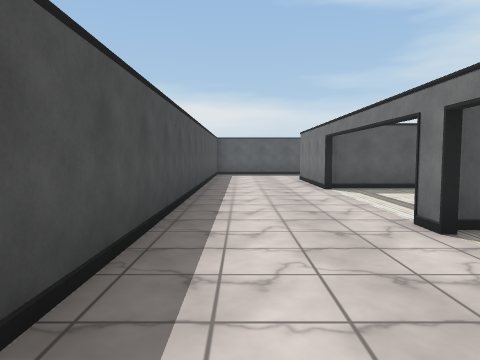
[1] (above)

19 first-person views from a walk through a 3-D level made in the Unity game engine. The camera is 1.5 m above the floor, tilts 4° down and sees 70° across. The floor is counted in squares, 2 m on a side. Each view is taken from the middle of a square. On the plan, view 1 faces up. The plan holds only what a view shows up to about 11 squares ahead; the rest is blank. Surface patterns are stand-ins for the level's own textures.

[2]
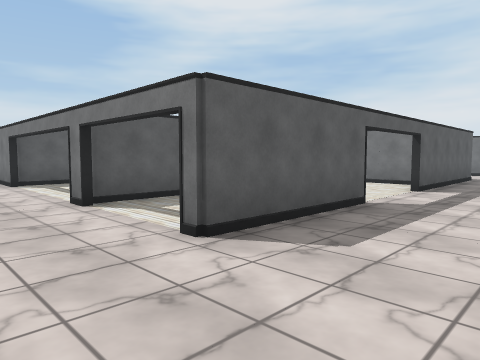

[3]
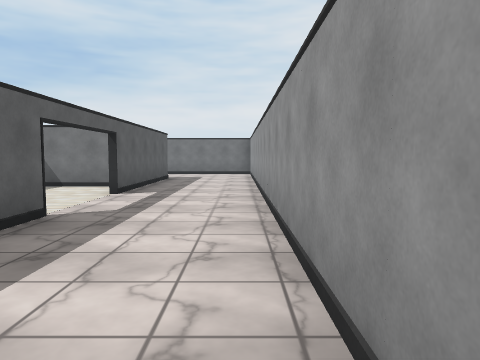

[4]
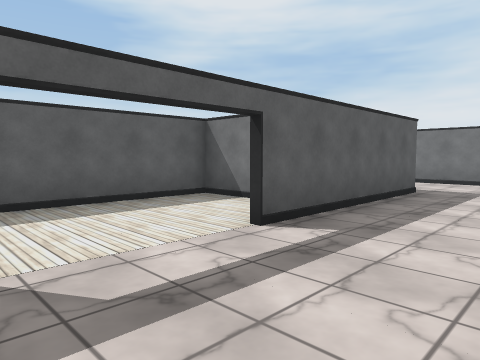

[5]
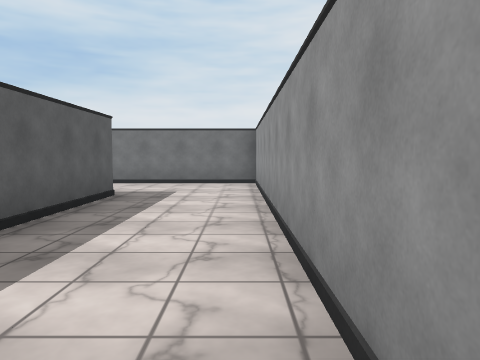

[6]
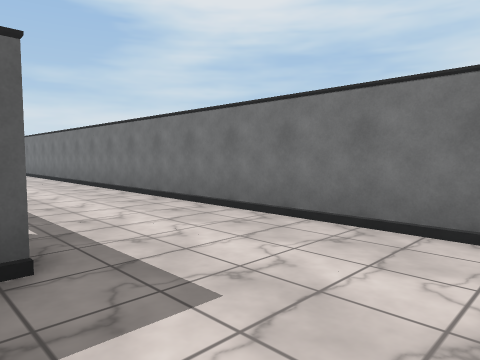

[7]
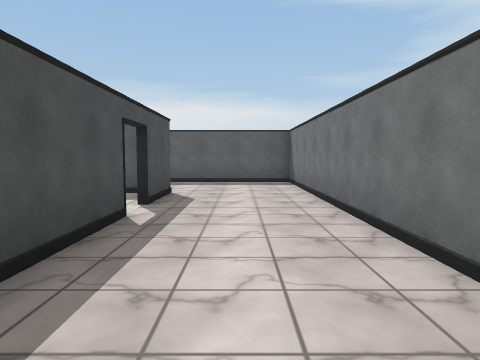

[8]
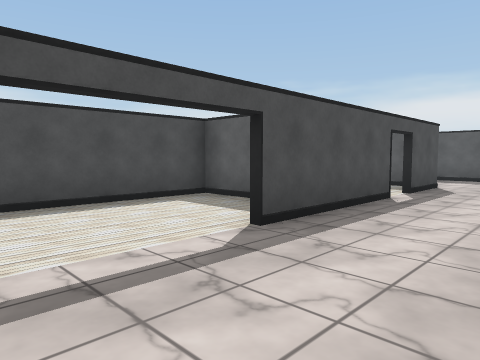

[9]
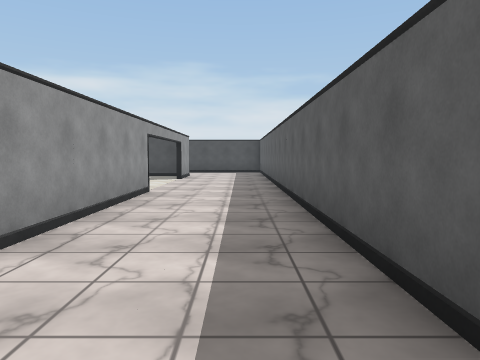

[10]
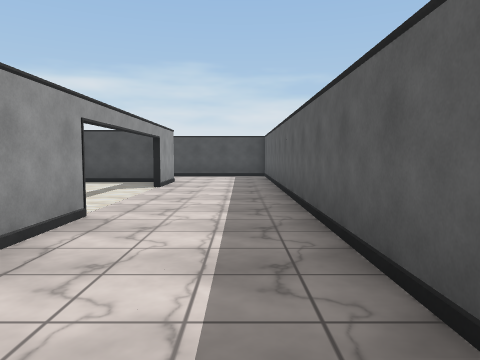

[11]
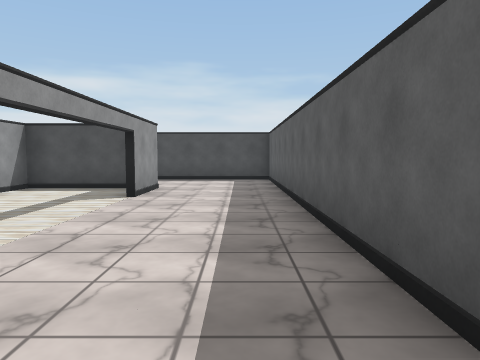

[12]
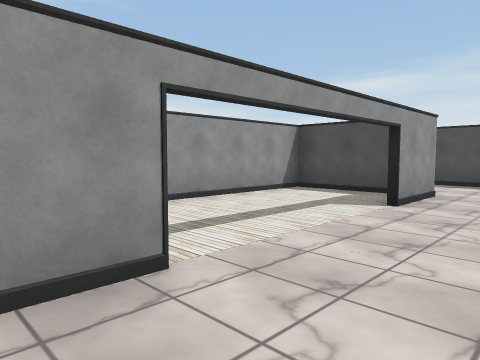

[13]
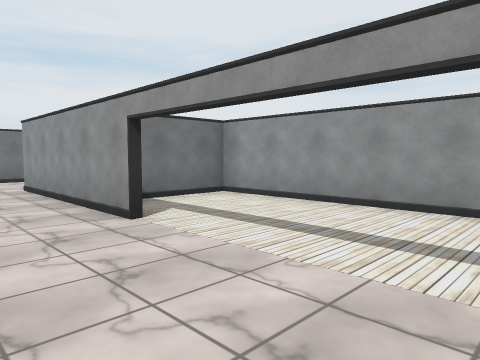

[14]
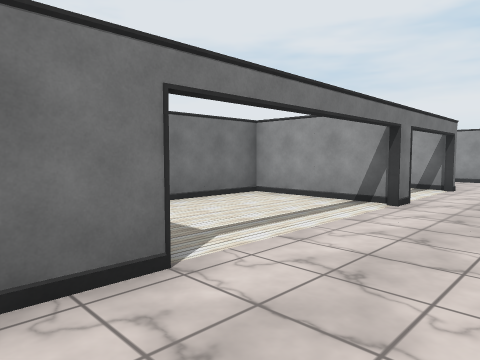

[15]
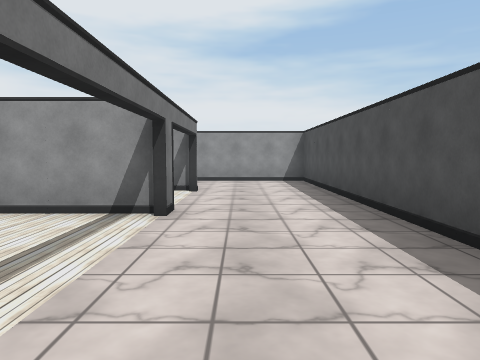

[16]
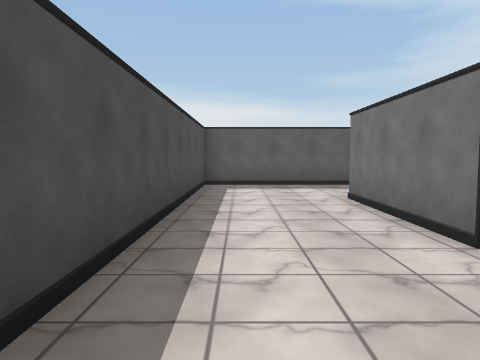

[17]
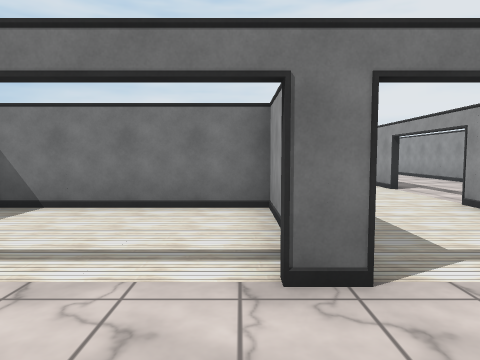

[18]
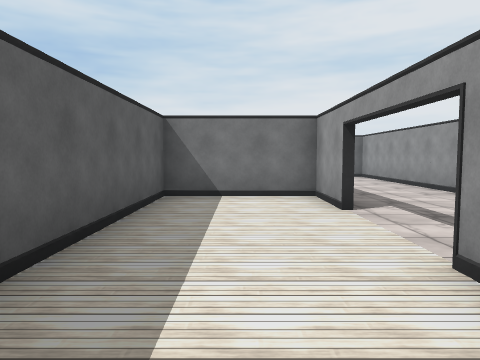

[19]
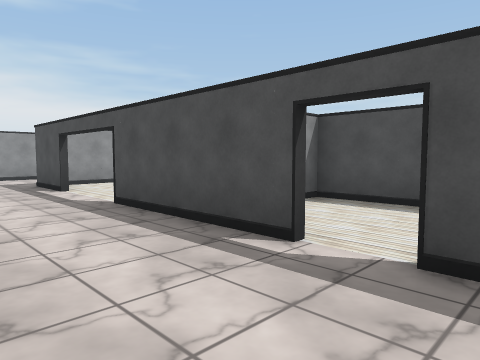

### Floor plan
Points are (right, up) in squares from view 1. A wall is a line through its corners. A room is listed if a view was taken in it or the views show most of it. See-through windows are left out.
Room 1 (views 1, 18)
walls: (1.9, 3.1) (1.9, 3.6); (2, 0.6) (2.9, 0.6); (7.6, 0.6) (9.4, 0.6) (9.4, 3.4) (2.1, 3.4); (-0.9, 3.5) (-0.9, -0.4)
ways out: opening at (0.5, 0) to room 2; opening at (6.5, 0) to room 2; opening at (0.5, 3) to room 3
Room 2 (views 2, 3, 4, 5, 6, 7, 8, 9, 10, 11, 12, 13, 19)
walls: (7.6, 11.1) (12.6, 11.1) (12.6, 9.3); (12.6, 8.4) (12.6, 4.6); (2.1, 10.5) (2.1, 8.1) (9.4, 8.1) (9.4, 10); (12.6, 2.4) (12.6, 0.4) (7.6, 0.4); (5.4, 0.4) (1.9, 0.4); (-0.9, -0.4) (-0.9, -2.4) (15.4, -2.4) (15.4, 13.9) (3.5, 13.9)
ways out: opening at (0.5, 0) to room 1; opening at (6.5, 0) to room 1; opening at (2.5, 12.5) to room 3; opening at (13, 3.5) to room 4; opening at (12, 9) to room 5
Room 3 (views 14, 15, 16, 17)
walls: (1.9, 7.6) (1.9, 11.1) (3.9, 11.1); (4.1, 7.9) (2.1, 7.9); (1.9, 3.6) (4.9, 3.6) (4.9, 7.5); (3.5, 13.9) (-0.9, 13.9) (-0.9, 3.5)
ways out: opening at (0.5, 3) to room 1; opening at (2.5, 12.5) to room 2
Room 4 (no view inside)
walls: (10.6, 0.6) (11.9, 0.6); (9.6, 5.9) (9.6, 2.9); (10.9, 6.4) (9.5, 6.4)
ways out: opening at (13, 3.5) to room 2
Room 5 (no view inside)
walls: (9.6, 8.4) (9.6, 5.9); (9.5, 6.6) (10, 6.6)
ways out: opening at (12, 9) to room 2

Where each view was taken, in squares from view 1:
view 1: 0 up, 0 right, facing up
view 2: 2 down, 0 right, facing up-right
view 3: 2 down, 1 right, facing right
view 4: 2 down, 5 right, facing up-right
view 5: 2 down, 6 right, facing right
view 6: 2 down, 12 right, facing up-right
view 7: 4 up, 14 right, facing up
view 8: 2 up, 15 right, facing up-left
view 9: 13 up, 15 right, facing left
view 10: 13 up, 12 right, facing left
view 11: 13 up, 10 right, facing left
view 12: 13 up, 9 right, facing down-left
view 13: 13 up, 4 right, facing down-right
view 14: 9 up, 0 right, facing down-right
view 15: 8 up, 1 right, facing down
view 16: 5 up, 0 right, facing up
view 17: 4 up, 0 right, facing right
view 18: 2 up, 3 right, facing right
view 19: 10 up, 15 right, facing down-left
